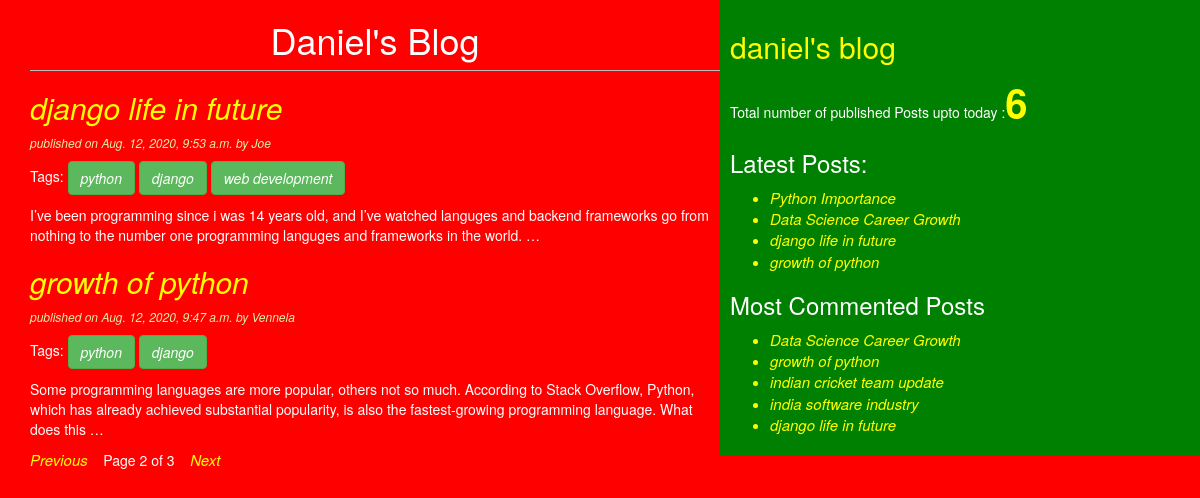
Screenshot of /?page=2 with the database file from the repository.
### testapp/models.py (models this page shows, shortened)
class Post(models.Model):
    STATUS_CHOICE=(('draft','Draft'),('published','Published'))
    title=models.CharField(max_length=256)
    slug=models.SlugField(max_length=256,unique_for_date='publish')
    author=models.ForeignKey(User,related_name='blog_posts',on_delete=models.CASCADE)
    body=models.TextField()
    publish=models.DateTimeField(default=timezone.now)
    created=models.DateTimeField(auto_now_add=True)
    updated=models.DateTimeField(auto_now=True)
    status=models.CharField(max_length=10,choices=STATUS_CHOICE,default='draft')
    objects=CustomManager()
    tags=TaggableManager()
    class Meta:
        ordering=('-publish',)
    def get_absolute_url(self):
        return reverse('post_detail',args=[self.publish.year,self.publish.strftime('%m'),self.publish.strftime('%d'),self.slug])

### testapp/views.py (the view)
# urls.py: path('', views.post_list_view),
def post_list_view(request,tag_slug=None):
    post_list=Post.objects.all()
    tag=None
    if tag_slug:
        tag=get_object_or_404(Tag,slug=tag_slug)
        post_list=post_list.filter(tags__in=[tag])
    paginator=Paginator(post_list,2)
    page_number=request.GET.get('page')
    try:
        post_list=paginator.page(page_number)
    except PageNotAnInteger:
        post_list=paginator.page(1)
    except EmptyPage:
        post_list=paginator.page(paginator.num_pages)
    return render(request,'testapp/post_list.html',{'post_list':post_list,'tag':tag})

### testapp/models.py (called while the page is built)
    def get_queryset(self):
        return super().get_queryset().filter(status='published')

### testapp/templatetags/blog_tags.py (called while the page is built)
@register.simple_tag
def total_posts():
    return Post.objects.count()

@register.inclusion_tag('testapp/latest_posts123.html')
def show_latest_posts(count=3):
    latest_posts=Post.objects.order_by('-publish')[:count]
    return {'latest_posts':latest_posts}

@register.simple_tag
def get_most_commented_posts(count=5):
    return Post.objects.annotate(total_comments=Count('comments')).order_by('-total_comments')[:count]

### templates/testapp/post_list.html (shortened to what this page needs)
<!DOCTYPE html>
{%extends 'testapp/base.html'%}
{%block content%}
  <h1>Daniel's Blog</h1>
  {%for post in post_list%}
    <a href="{{post.get_absolute_url}}"><h2>{{post.title}}</h2></a>
    <p id='date'>published on {{post.publish}} by {{post.author|title}}</p>
    <p>Tags:
      {%for tag in post.tags.all%}
        <a href="{%url 'post_list_by_tag_name' tag.slug%}" class="btn btn-success">{{tag.name}}</a>
      {%endfor%}
    </p>
    {{post.body|truncatewords:30|linebreaks}}
  {%endfor%}
  {%include 'testapp/pagination.html' with page=post_list%}
{%endblock%}

### templates/testapp/base.html (shortened to what this page needs)
<!DOCTYPE html>
{%load blog_tags%}
{%load static%}
<html lang="en" dir="ltr">
  <head>
    <link rel="stylesheet" href="https://stackpath.bootstrapcdn.com/bootstrap/3.4.1/css/bootstrap.min.css">
    <link rel="stylesheet" href="{% static "css/blog.css" %}">
  </head>
  <body>
    <div class="content">
      {%block content%}{%endblock%}
    </div>
    <div class="sidebar">
      <h2>daniel's blog</h2>
      <p>Total number of published Posts upto today :<span id='pcount'>{%total_posts%}</span> </p>
      <h3>Latest Posts:</h3><span id='updates'>{%show_latest_posts 4%}</span>
      <h3>Most Commented Posts</h3>
      {%get_most_commented_posts as most_commented_posts%}
      <ul>
        {%for post in most_commented_posts%}
        <li> <a href="{{post.get_absolute_url}}">{{post.title}}</a></li>
        {%endfor%}
      </ul>
    </div>
  </body>
</html>

### templates/testapp/latest_posts123.html
<ul>
  {%for post in latest_posts%}
  <li><a href="{{post.get_absolute_url}}">{{post.title}}</a></li>
  {%endfor%}
</ul>

### static/css/blog.css (style rules this page uses)
.content { width: 60%; float:left; padding: 0 0 0 30px; background: red; }
.sidebar { width:40%; float: right; padding:10px; background: green; }
h1 { text-align: center; border-bottom: 1px solid #bbb; padding-bottom: 10px; }
h2 { color:yellow; }
body { color: white; background-color: red; }
#date { color:#dea; font-size:12px; font-style:italic; }
a { color:yellow; font-size: 15px; font-style: italic; }
#pcount { font-size:40px; color:yellow; font-weight: bold; }
li { color:yellow; }

### rows the page displays
Post: title "django life in future", publish "Aug. 12, 2020, 9:53 a.m.", author "Joe", body "I’ve been programming since i was 14 years old, and I’ve watched languges and backend frameworks go from nothing to the number one programming languges and frameworks in the world. …"
Tag: name "python"
Tag: name "django"
Tag: name "web development"
Post: title "growth of python", publish "Aug. 12, 2020, 9:47 a.m.", author "Vennela", body "Some programming languages are more popular, others not so much. According to Stack Overflow, Python, which has already achieved substantial popularity, is also the fastest-growing programming language. What does this …"
Post: title "Python Importance"
Post: title "Data Science Career Growth"
Post: title "indian cricket team update"
Post: title "india software industry"

### other values shown
{{ page.number }} "2"
{{ page.paginator.num_pages }} "3"
